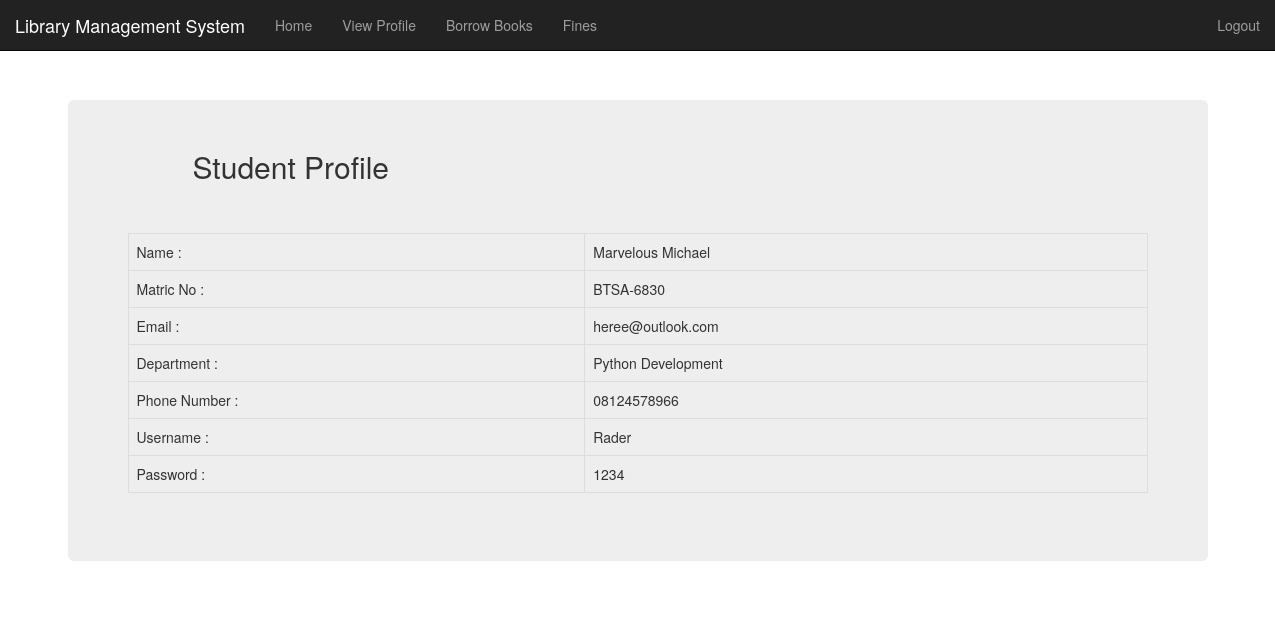
The app's page /profile.php (signed in) with its own data.
### tables this page shows
CREATE TABLE `students` (
  `studentId` int(11) NOT NULL,
  `matric_no` varchar(30) NOT NULL,
  `password` varchar(150) NOT NULL,
  `username` varchar(150) NOT NULL,
  `email` varchar(60) NOT NULL,
  `dept` varchar(60) NOT NULL,
  `numOfBooks` int(11) NOT NULL,
  `moneyOwed` varchar(20) NOT NULL,
  `photo` text NOT NULL,
  `phoneNumber` varchar(11) NOT NULL,
  `name` varchar(60) NOT NULL
);

### profile.php (the view, shortened to what this page needs)
<?php
$student_name = $_SESSION['student-username'];
 ?>
<!DOCTYPE html>
<html>
<head>
	<link rel="stylesheet" type="text/css" href="css/bootstrap.css">
	<link rel="stylesheet" type="text/css" href="font-awesome-4.7.0/css/font-awesome.css">
	<link rel="stylesheet" type="text/css" href="css/style.css">
</head>
<body>
<div class="container">
 <?php include "includes/nav2.php"; ?>
	</div>
 <div class="container " style="margin-top: 100px">
 		<div class="row col-lg-12 col-lg-offset-1" style="margin-top: 30px;margin-bottom: 40px">
            <div class="col-lg-6 col-md-6">
            	<h2>Student Profile</h2>
            </div>
         </div>
            <div class="jumbotron">
               <table class="table table-bordered">
                    <?php
                    $sql = "SELECT * from students where username = '$student_name'";
                    $query = mysqli_query($conn, $sql);
                    while($row = mysqli_fetch_assoc($query)) { ?>
                  <tbody>
                    <tr>
                     <td>Name : </td>
                     <td><?php echo $row['name']; ?></td>
                    </tr>
                    <tr>
                     <td>Matric No : </td>
                     <td><?php echo $row['matric_no']; ?></td>
                    </tr>
                    <tr>
                     <td>Email : </td>
                     <td><?php echo $row['email']; ?></td>
                    </tr>
                    <tr>
                     <tr>
                     <td>Department : </td>
                     <td><?php echo $row['dept']; ?></td>
                    </tr>
                    <tr>
                     <td>Phone Number : </td>
                     <td><?php echo $row['phoneNumber']; ?></td>
                    </tr>
                    <tr>
                     <td>Username : </td>
                     <td><?php echo $row['username']; ?></td>
                    </tr>
                    <tr>
                     <td>Password : </td>
                     <td><?php echo $row['password']; ?></td>
                    </tr>
                 </tbody>
                 <?php } ?>
           </table>
            </div>
      </div>
</body>
</html>

### css/style.css (style rules this page uses)
body { overflow-x: hidden; }

### records on screen
students: name "Marvelous Michael", matric_no "BTSA-6830", email "heree@outlook.com", dept "Python Development", phoneNumber "08124578966", username "Rader", password "1234"
